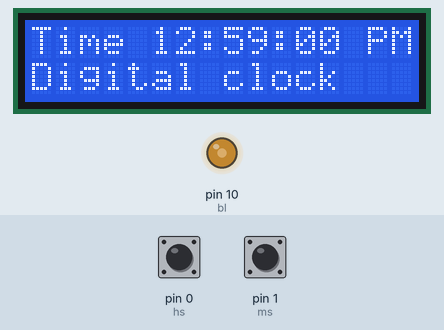
Simulated run of this sketch. Board: Arduino Uno, built with avr-gcc and run on an emulated ATmega328P. On the bench: 16×2 character LCD, output pins drawn as LEDs (lit = HIGH). Inputs (shaded band) come from the test bench; at power-on: pin 0 (hs) HIGH, pin 1 (ms) HIGH. Pins used as bus, display or sensor lines are not drawn.

Above: at 0.2 s.
At 7.7 s:
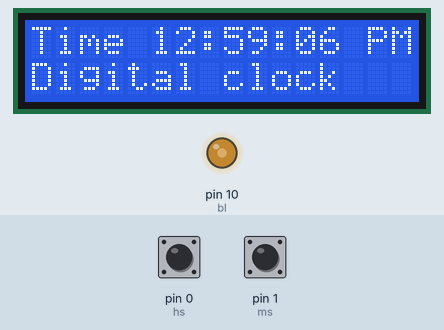
At 13.3 s:
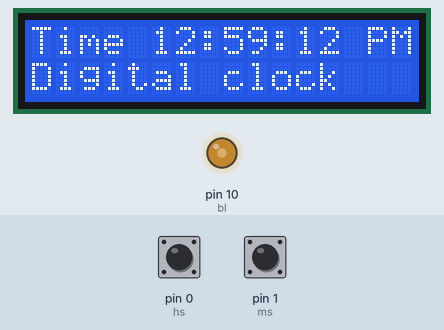
At 18.9 s:
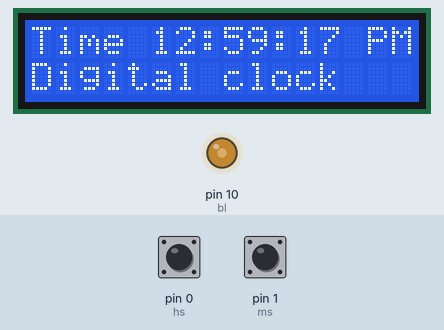
At 28.2 s:
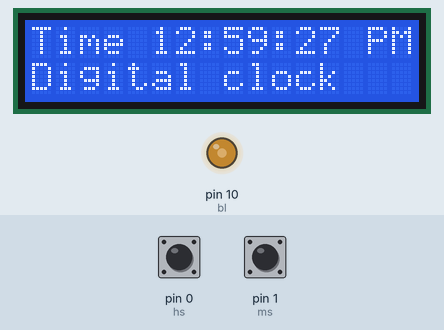
At 37.6 s:
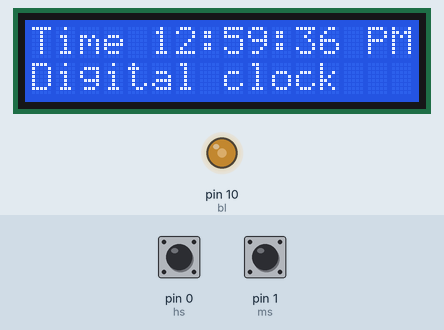

The sketch:

CLKtest.ino
```cpp
#include "LiquidCrystal.h"

// This defines the LCD wiring to the DIGITALpins
const int rs = 2, en = 3, d4 = 4, d5 = 5, d6 = 6, d7 = 7;
LiquidCrystal lcd(rs, en, d4, d5, d6, d7);

// Digital LCD Constrast setting
int cs=9;// pin 9 for contrast PWM
const int contrast = 100;// default contrast

// initial Time display is 12:59:45 PM
int h=12;
int m=59;
int s=45;
int flag=1; //PM

// Time Set Buttons
int button1;
int button2;

// Pins definition for Time Set Buttons
int hs=0;// pin 0 for Hours Setting
int ms=1;// pin 1 for Minutes Setting


int bl=10; // Backlight pin
const int backlight=120;

// For accurate Time reading, use Arduino Real Time Clock and not just delay()
static uint32_t last_time, now = 0; // RTC


void setup()
{
  lcd.begin(16,2);
  pinMode(hs,INPUT_PULLUP);// avoid external Pullup resistors for Button 1
  pinMode(ms,INPUT_PULLUP);// and Button 2
  analogWrite(cs,contrast);// Adjust Contrast VO
  analogWrite(bl,backlight);// Turn on Backlight
  now=millis(); // read RTC initial value
}


void loop()
{
  s=now/1000;
  lcd.begin(16,2);

 lcd.setCursor(0,0);
 lcd.print("Time ");
 if(h<10)
 lcd.print("0");
 lcd.print(h);
 lcd.print(":");
 if(m<10)
 lcd.print("0");
 lcd.print(m);
 lcd.print(":");
 if(s<10)
 lcd.print("0");
 lcd.print(s);

 if(flag==0) lcd.print(" AM");
 if(flag==1) lcd.print(" PM");

 lcd.setCursor(0,1);
 lcd.print("Digital clock");

for ( int i=0 ;i<5 ;i++)//5 time 200ms loop, for faster Button response
{

  while ((now-last_time)<200) //delay200ms
  {
    now=millis();
  }
 // inner 200ms loop
 last_time=now; }// prepare for next loop

 // read Setting Buttons
 button1=digitalRead(hs);
 button2=digitalRead(ms);

/* ---- manage seconds, minutes, hours am/pm overflow ----*/
 if(s==60){
  s=0;
  m=m+1;
 }
 if(m==60)
 {
  m=0;
  h=h+1;
 }
 if(h==13)
 {
  h=1;
  flag=flag+1;
  if(flag==2)flag=0;
 }


 if((button1==0)|(button2==0))// Update display if time set button pressed
 {
  lcd.setCursor(0,0);
  lcd.print("Time ");
  if(h<10)lcd.print("0");// always 2 digits
  lcd.print(h);
  lcd.print(":");
  if(m<10)lcd.print("0");
  lcd.print(m);
  lcd.print(":");
  if(s<10)lcd.print("0");
  lcd.print(s);

  if(flag==0) lcd.print(" AM");
  if(flag==1) lcd.print(" PM");

  lcd.setCursor(0,1);
  lcd.print("Digital clock");
 } delay(1000);
} // end if else
```

Measured:
- what the display in image 0 shows lasts 2.0 s, from 0.1 s to 2.1 s
